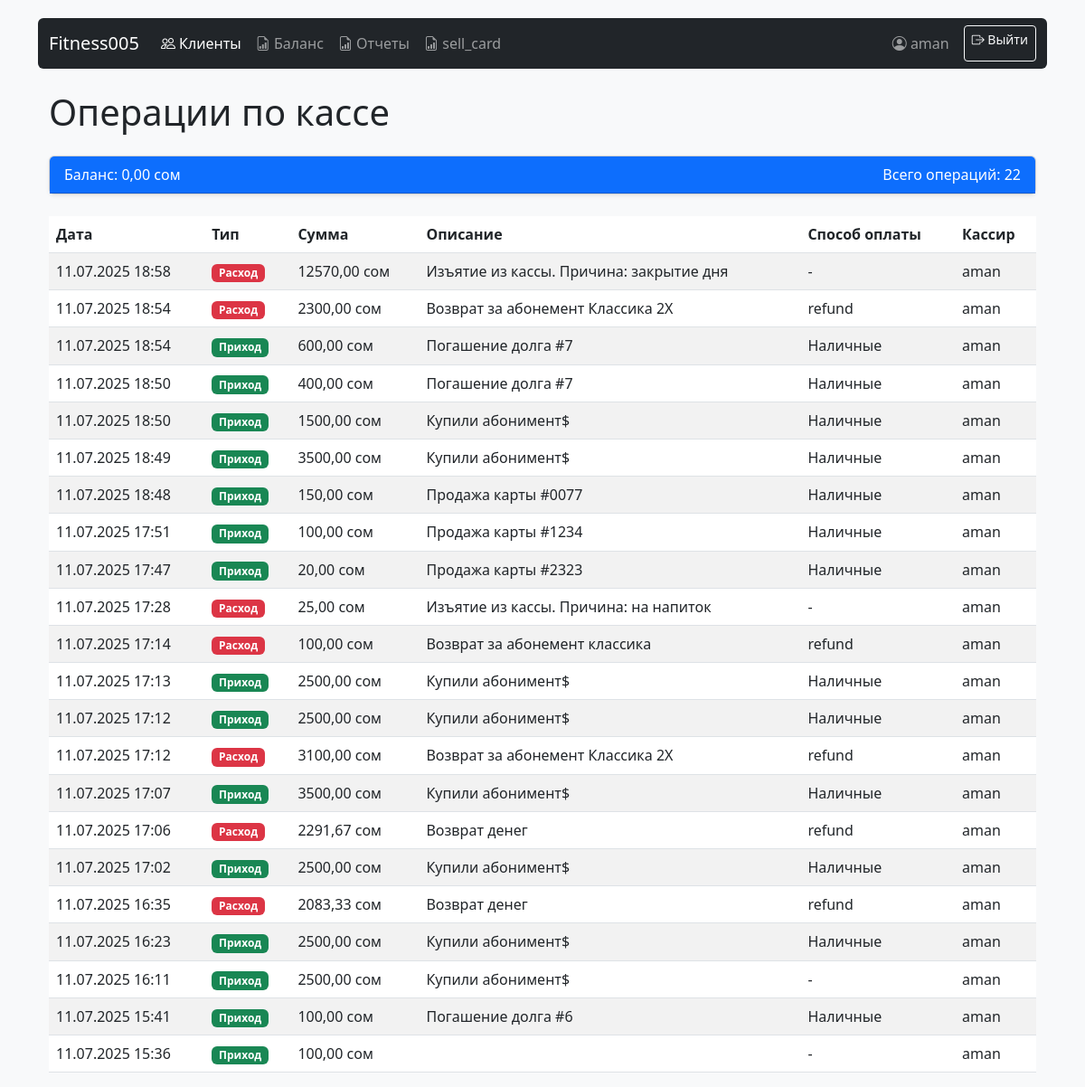
Page /cash-operations/ (signed in) on the committed database.
### core/models.py (models this page shows, shortened)
class CashRegister(models.Model):
    name = models.CharField(max_length=100, default="Основная касса", verbose_name="Название кассы")
    balance = models.DecimalField(max_digits=12, decimal_places=2, default=0, verbose_name="Баланс")
    last_updated = models.DateTimeField(auto_now=True, verbose_name="Последнее обновление")
    class Meta:
        verbose_name = 'Касса'
        verbose_name_plural = 'Кассы'

class CashOperation(models.Model):
    OPERATION_TYPES = [
        ('income', 'Приход'),
        ('outcome', 'Расход'),
    ]
    cash_register = models.ForeignKey(CashRegister, on_delete=models.PROTECT, verbose_name="Касса")
    operation_type = models.CharField(max_length=10, choices=OPERATION_TYPES, verbose_name="Тип операции")
    amount = models.DecimalField(max_digits=10, decimal_places=2, verbose_name="Сумма")
    payment = models.OneToOneField(Payment, on_delete=models.SET_NULL, null=True, blank=True, verbose_name="Связанный платеж")
    notes = models.TextField(blank=True, verbose_name="Примечание")
    created_at = models.DateTimeField(auto_now_add=True, verbose_name="Дата операции")
    created_by = models.ForeignKey(User, on_delete=models.SET_NULL, null=True, verbose_name="Кто провел операцию")
    class Meta:
        verbose_name = 'Операция по кассе'
        verbose_name_plural = 'Операции по кассе'

class Payment(models.Model):
    PAYMENT_METHODS = [
        ('cash', 'Наличные'),
        ('card', 'Карта'),
        ('online', 'Онлайн'),
    ]
    membership = models.ForeignKey(Membership,null=True, blank=True, on_delete=models.PROTECT)
    amount = models.DecimalField(max_digits=10, decimal_places=2, verbose_name="Сумма")
    payment_date = models.DateTimeField(auto_now_add=True, verbose_name="Дата оплаты")
    payment_method = models.CharField(max_length=10, choices=PAYMENT_METHODS,
                                      verbose_name="Способ оплаты")
    notes= models.CharField(max_length=100, verbose_name='примечание', null=True, blank=True)
    receipt_number = models.CharField(max_length=50, blank=True, verbose_name="Номер чека")
    is_debt_payment = models.BooleanField(default=False)
    discount_amount = models.DecimalField(max_digits=10, decimal_places=2, default=0)
    created_by = models.ForeignKey(
        User,
        on_delete=models.SET_NULL,
        null=True,
        blank=True,
        verbose_name="Кто внес платеж"
    )

### core/views.py (the view)
# urls.py: path('cash-operations/', CashOperationsListView.as_view(), name='cash_operations'),
class CashOperationsListView(ListView):
    model = CashOperation
    template_name = 'core/cash_operations.html'
    context_object_name = 'operations'
    paginate_by = 50
    def get_queryset(self):
        return CashOperation.objects.select_related(
            'cash_register', 'payment', 'created_by'
        ).order_by('-created_at')
    def get_context_data(self, **kwargs):
        context = super().get_context_data(**kwargs)
        context['cash_register'] = get_main_cash_register()
        return context

### core/views.py (called while the page is built)
def get_main_cash_register():
    cash_register, created = CashRegister.objects.get_or_create(
        name="Основная касса",
        defaults={'balance': 0}
    )
    return cash_register

### core/templates/core/cash_operations.html (shortened to what this page needs)
{% extends 'base.html' %}
{% block content %}
<div class="container mt-4">
    <h1 class="mb-4">Операции по кассе</h1>
    <div class="card mb-4">
        <div class="card-header bg-primary text-white d-flex justify-content-between">
            <span>Баланс: {{ cash_register.balance }} сом</span>
            <span>Всего операций: {{ operations.count }}</span>
        </div>
    </div>
    <div class="table-responsive">
        <table class="table table-striped">
            <thead>
                <tr>
                    <th>Дата</th>
                    <th>Тип</th>
                    <th>Сумма</th>
                    <th>Описание</th>
                    <th>Способ оплаты</th>
                    <th>Кассир</th>
                </tr>
            </thead>
            <tbody>
                {% for operation in operations %}
                <tr>
                    <td>{{ operation.created_at|date:"d.m.Y H:i" }}</td>
                    <td>
                        <span class="badge bg-{% if operation.operation_type == 'income' %}success{% else %}danger{% endif %}">
                            {{ operation.get_operation_type_display }}
                        </span>
                    </td>
                    <td>{{ operation.amount }} сом</td>
                    <td>
                            {{ operation.notes }}
                    </td>
                    <td>
                        {% if operation.payment %}
                            {{ operation.payment.get_payment_method_display }}
                        {% else %}
                            -
                        {% endif %}
                    </td>
                    <td>{{ operation.created_by }}</td>
                </tr>
                {% endfor %}
            </tbody>
        </table>
    </div>
</div>
{% endblock %}

### core/templates/includes/navbar.html (shortened to what this page needs)
<nav class="navbar navbar-expand-lg navbar-dark bg-dark mb-4 rounded">
    <div class="container-fluid">
        <a class="navbar-brand" href="{% url 'client_list' %}">Fitness005</a>
        <div class="collapse navbar-collapse" id="navbarNav">
            <ul class="navbar-nav me-auto">
                <li class="nav-item">
                    <a class="nav-link active" href="{% url 'client_list' %}">
                        <i class="bi bi-people"></i> Клиенты
                    </a>
                </li>
                 <li class="nav-item">
    <a class="nav-link" href="{% url 'cash_operations' %}">
        <i class="bi bi-file-earmark-bar-graph"></i> Баланс
    </a>
</li>
                <li class="nav-item">
    <a class="nav-link" href="{% url 'reports' %}">
        <i class="bi bi-file-earmark-bar-graph"></i> Отчеты
    </a>
</li>
                      <li class="nav-item">
    <a class="nav-link" href="{% url 'sell_card' %}">
        <i class="bi bi-file-earmark-bar-graph"></i> sell_card
    </a>
            </ul>
            <div class="d-flex">
                {% if user.is_authenticated %}
                <span class="navbar-text me-3">
                    <i class="bi bi-person-circle"></i> {{ user.username }}
                </span>
                <a href="" class="btn btn-outline-light btn-sm">
                    <i class="bi bi-box-arrow-right"></i> Выйти
                </a>
                {% else %}
                <a href="" class="btn btn-outline-light btn-sm">
                    <i class="bi bi-box-arrow-in-right"></i> Войти
                </a>
                {% endif %}
            </div>
        </div>
    </div>
</nav>

### core/templates/base.html (style rules this page uses)
body { padding-top: 20px; background-color: #f8f9fa; }
.table th { white-space: nowrap; }
.card { box-shadow: 0 0.125rem 0.25rem rgba(0, 0, 0, 0.075); }

### rows in the picture
CashRegister: balance "0,00"
CashOperation: created_at "11.07.2025 18:58", operation_type "Расход", amount "12570,00", notes "Изъятие из кассы. Причина: закрытие дня", created_by "aman"
CashOperation: created_at "11.07.2025 18:54", operation_type "Расход", amount "2300,00", notes "Возврат за абонемент Классика 2Х", payment.payment_method "refund", created_by "aman"
CashOperation: created_at "11.07.2025 18:54", operation_type "Приход", amount "600,00", notes "Погашение долга #7", payment.payment_method "Наличные", created_by "aman"
CashOperation: created_at "11.07.2025 18:50", operation_type "Приход", amount "400,00", notes "Погашение долга #7", payment.payment_method "Наличные", created_by "aman"
CashOperation: created_at "11.07.2025 18:50", operation_type "Приход", amount "1500,00", notes "Купили абонимент$", payment.payment_method "Наличные", created_by "aman"
CashOperation: created_at "11.07.2025 18:49", operation_type "Приход", amount "3500,00", notes "Купили абонимент$", payment.payment_method "Наличные", created_by "aman"
CashOperation: created_at "11.07.2025 18:48", operation_type "Приход", amount "150,00", notes "Продажа карты #0077", payment.payment_method "Наличные", created_by "aman"
CashOperation: created_at "11.07.2025 17:51", operation_type "Приход", amount "100,00", notes "Продажа карты #1234", payment.payment_method "Наличные", created_by "aman"
CashOperation: created_at "11.07.2025 17:47", operation_type "Приход", amount "20,00", notes "Продажа карты #2323", payment.payment_method "Наличные", created_by "aman"
CashOperation: created_at "11.07.2025 17:28", operation_type "Расход", amount "25,00", notes "Изъятие из кассы. Причина: на напиток", created_by "aman"
CashOperation: created_at "11.07.2025 17:14", operation_type "Расход", amount "100,00", notes "Возврат за абонемент классика", payment.payment_method "refund", created_by "aman"
CashOperation: created_at "11.07.2025 17:13", operation_type "Приход", amount "2500,00", notes "Купили абонимент$", payment.payment_method "Наличные", created_by "aman"
CashOperation: created_at "11.07.2025 17:12", operation_type "Приход", amount "2500,00", notes "Купили абонимент$", payment.payment_method "Наличные", created_by "aman"
CashOperation: created_at "11.07.2025 17:12", operation_type "Расход", amount "3100,00", notes "Возврат за абонемент Классика 2Х", payment.payment_method "refund", created_by "aman"
CashOperation: created_at "11.07.2025 17:07", operation_type "Приход", amount "3500,00", notes "Купили абонимент$", payment.payment_method "Наличные", created_by "aman"
CashOperation: created_at "11.07.2025 17:06", operation_type "Расход", amount "2291,67", notes "Возврат денег", payment.payment_method "refund", created_by "aman"
CashOperation: created_at "11.07.2025 17:02", operation_type "Приход", amount "2500,00", notes "Купили абонимент$", payment.payment_method "Наличные", created_by "aman"
CashOperation: created_at "11.07.2025 16:35", operation_type "Расход", amount "2083,33", notes "Возврат денег", payment.payment_method "refund", created_by "aman"
CashOperation: created_at "11.07.2025 16:23", operation_type "Приход", amount "2500,00", notes "Купили абонимент$", payment.payment_method "Наличные", created_by "aman"
CashOperation: created_at "11.07.2025 16:11", operation_type "Приход", amount "2500,00", notes "Купили абонимент$", created_by "aman"
CashOperation: created_at "11.07.2025 15:41", operation_type "Приход", amount "100,00", notes "Погашение долга #6", payment.payment_method "Наличные", created_by "aman"
CashOperation: created_at "11.07.2025 15:36", operation_type "Приход", amount "100,00", created_by "aman"

### other values in the picture
{{ user.username }} "aman"
{{ operations.count }} "22"
